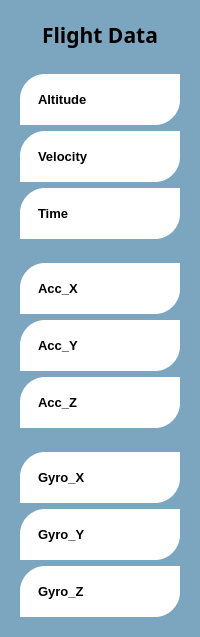
                  <widget class="QFrame" name="frame_48">
                   <property name="styleSheet">
                    <string notr="true">background-color:rgb(124, 166, 192);
border-radius:20px
</string>
                   </property>
                   <property name="frameShape">
                    <enum>QFrame::StyledPanel</enum>
                   </property>
                   <property name="frameShadow">
                    <enum>QFrame::Raised</enum>
                   </property>
                   <layout class="QVBoxLayout" name="verticalLayout_34" stretch="2,10,10,10">
                    <item>
                     <widget class="QFrame" name="flightdata">
                      <property name="frameShape">
                       <enum>QFrame::StyledPanel</enum>
                      </property>
                      <property name="frameShadow">
                       <enum>QFrame::Raised</enum>
                      </property>
                      <layout class="QGridLayout" name="gridLayout_7">
                       <item row="0" column="0">
                        <widget class="QLabel" name="label_2">
                         <property name="font">
                          <font>
                           <family>Maiandra GD</family>
                           <pointsize>16</pointsize>
                           <weight>75</weight>
                           <bold>true</bold>
                          </font>
                         </property>
                         <property name="text">
                          <string>Flight Data</string>
                         </property>
                         <property name="alignment">
                          <set>Qt::AlignCenter</set>
                         </property>
                        </widget>
                       </item>
                      </layout>
                     </widget>
                    </item>
                    <item>
                     <widget class="QFrame" name="frame_75">
                      <property name="frameShape">
                       <enum>QFrame::StyledPanel</enum>
                      </property>
                      <property name="frameShadow">
                       <enum>QFrame::Raised</enum>
                      </property>
                      <layout class="QVBoxLayout" name="verticalLayout_38">
                       <item>
                        <widget class="QFrame" name="frame_76">
                         <property name="styleSheet">
                          <string notr="true">background:white;
border-top-left-radius:25px;
border-bottom-left-radius:0px;
border-bottom-right-radius:25px;
border-top-right-radius:0px;</string>
                         </property>
                         <property name="frameShape">
                          <enum>QFrame::StyledPanel</enum>
                         </property>
                         <property name="frameShadow">
                          <enum>QFrame::Raised</enum>
                         </property>
                         <layout class="QHBoxLayout" name="horizontalLayout_32">
                          <item>
                           <widget class="QFrame" name="altitude_3">
                            <property name="font">
                             <font>
                              <pointsize>10</pointsize>
                              <weight>75</weight>
                              <bold>true</bold>
                             </font>
                            </property>
                            <property name="frameShape">
                             <enum>QFrame::StyledPanel</enum>
                            </property>
                            <property name="frameShadow">
                             <enum>QFrame::Raised</enum>
                            </property>
                            <layout class="QGridLayout" name="gridLayout_9">
                             <item row="0" column="0">
                              <widget class="QLabel" name="label_4">
                               <property name="font">
                                <font>
                                 <pointsize>10</pointsize>
                                 <weight>75</weight>
                                 <bold>true</bold>
                                </font>
                               </property>
                               <property name="text">
                                <string>Altitude</string>
                               </property>
                              </widget>
                             </item>
                            </layout>
                           </widget>
                          </item>
                          <item>
                           <widget class="QFrame" name="altitudeval">
                            <property name="frameShape">
                             <enum>QFrame::StyledPanel</enum>
                            </property>
                            <property name="frameShadow">
                             <enum>QFrame::Raised</enum>
                            </property>
                           </widget>
                          </item>
                         </layout>
                        </widget>
                       </item>
                       <item>
                        <widget class="QFrame" name="frame_77">
                         <property name="styleSheet">
                          <string notr="true">background:white;
border-top-left-radius:25px;
border-bottom-left-radius:0px;
border-bottom-right-radius:25px;
border-top-right-radius:0px;</string>
                         </property>
                         <property name="frameShape">
                          <enum>QFrame::StyledPanel</enum>
                         </property>
                         <property name="frameShadow">
                          <enum>QFrame::Raised</enum>
                         </property>
                         <layout class="QHBoxLayout" name="horizontalLayout_33">
                          <item>
                           <widget class="QFrame" name="velocity">
                            <property name="frameShape">
                             <enum>QFrame::StyledPanel</enum>
                            </property>
                            <property name="frameShadow">
                             <enum>QFrame::Raised</enum>
                            </property>
                            <layout class="QGridLayout" name="gridLayout_10">
                             <item row="0" column="0">
                              <widget class="QLabel" name="label_5">
                               <property name="font">
                                <font>
                                 <pointsize>10</pointsize>
                                 <weight>75</weight>
                                 <bold>true</bold>
                                </font>
                               </property>
                               <property name="text">
                                <string>Velocity</string>
                               </property>
                              </widget>
                             </item>
                            </layout>
                           </widget>
                          </item>
                          <item>
                           <widget class="QFrame" name="frame_117">
                            <property name="frameShape">
                             <enum>QFrame::StyledPanel</enum>
                            </property>
                            <property name="frameShadow">
                             <enum>QFrame::Raised</enum>
                            </property>
                           </widget>
                          </item>
                         </layout>
                        </widget>
                       </item>
                       <item>
                        <widget class="QFrame" name="frame_78">
                         <property name="styleSheet">
                          <string notr="true">background:white;
border-top-left-radius:25px;
border-bottom-left-radius:0px;
border-bottom-right-radius:25px;
border-top-right-radius:0px;</string>
                         </property>
                         <property name="frameShape">
                          <enum>QFrame::StyledPanel</enum>
                         </property>
                         <property name="frameShadow">
                          <enum>QFrame::Raised</enum>
                         </property>
                         <layout class="QHBoxLayout" name="horizontalLayout_34">
                          <item>
                           <widget class="QFrame" name="time">
                            <property name="frameShape">
                             <enum>QFrame::StyledPanel</enum>
                            </property>
                            <property name="frameShadow">
                             <enum>QFrame::Raised</enum>
                            </property>
                            <layout class="QGridLayout" name="gridLayout_11">
                             <item row="0" column="0">
                              <widget class="QLabel" name="label_6">
                               <property name="font">
                                <font>
                                 <pointsize>10</pointsize>
                                 <weight>75</weight>
                                 <bold>true</bold>
                                </font>
                               </property>
                               <property name="text">
                                <string>Time</string>
                               </property>
                              </widget>
                             </item>
                            </layout>
                           </widget>
                          </item>
                          <item>
                           <widget class="QFrame" name="frame_121">
                            <property name="frameShape">
                             <enum>QFrame::StyledPanel</enum>
                            </property>
                            <property name="frameShadow">
                             <enum>QFrame::Raised</enum>
                            </property>
                           </widget>
                          </item>
                         </layout>
                        </widget>
                       </item>
                      </layout>
                     </widget>
                    </item>
                    <item>
                     <widget class="QFrame" name="frame_62">
                      <property name="frameShape">
                       <enum>QFrame::StyledPanel</enum>
                      </property>
                      <property name="frameShadow">
                       <enum>QFrame::Raised</enum>
                      </property>
                      <layout class="QVBoxLayout" name="verticalLayout_35">
                       <item>
                        <widget class="QFrame" name="frame_66">
                         <property name="styleSheet">
                          <string notr="true">background:white;
border-top-left-radius:25px;
border-bottom-left-radius:0px;
border-bottom-right-radius:25px;
border-top-right-radius:0px;</string>
                         </property>
                         <property name="frameShape">
                          <enum>QFrame::StyledPanel</enum>
                         </property>
                         <property name="frameShadow">
                          <enum>QFrame::Raised</enum>
                         </property>
                         <layout class="QHBoxLayout" name="horizontalLayout_36">
                          <item>
                           <widget class="QFrame" name="accx">
                            <property name="frameShape">
                             <enum>QFrame::StyledPanel</enum>
                            </property>
                            <property name="frameShadow">
                             <enum>QFrame::Raised</enum>
                            </property>
                            <layout class="QGridLayout" name="gridLayout_12">
                             <item row="0" column="0">
                              <widget class="QLabel" name="label_7">
                               <property name="font">
                                <font>
                                 <pointsize>10</pointsize>
                                 <weight>75</weight>
                                 <bold>true</bold>
                                </font>
                               </property>
                               <property name="text">
                                <string>Acc_X</string>
                               </property>
                              </widget>
                             </item>
                            </layout>
                           </widget>
                          </item>
                          <item>
                           <widget class="QFrame" name="frame_120">
                            <property name="frameShape">
                             <enum>QFrame::StyledPanel</enum>
                            </property>
                            <property name="frameShadow">
                             <enum>QFrame::Raised</enum>
                            </property>
                           </widget>
                          </item>
                         </layout>
                        </widget>
                       </item>
                       <item>
                        <widget class="QFrame" name="frame_67">
                         <property name="styleSheet">
                          <string notr="true">background:white;
border-top-left-radius:25px;
border-bottom-left-radius:0px;
border-bottom-right-radius:25px;
border-top-right-radius:0px;</string>
                         </property>
                         <property name="frameShape">
                          <enum>QFrame::StyledPanel</enum>
                         </property>
                         <property name="frameShadow">
                          <enum>QFrame::Raised</enum>
                         </property>
                         <layout class="QHBoxLayout" name="horizontalLayout_38">
                          <item>
                           <widget class="QFrame" name="accy">
                            <property name="frameShape">
                             <enum>QFrame::StyledPanel</enum>
                            </property>
                            <property name="frameShadow">
                             <enum>QFrame::Raised</enum>
                            </property>
                            <layout class="QGridLayout" name="gridLayout_13">
                             <item row="0" column="0">
                              <widget class="QLabel" name="label_8">
                               <property name="font">
                                <font>
                                 <pointsize>10</pointsize>
                                 <weight>75</weight>
                                 <bold>true</bold>
                                </font>
                               </property>
                               <property name="text">
                                <string>Acc_Y</string>
                               </property>
                              </widget>
                             </item>
                            </layout>
                           </widget>
                          </item>
                          <item>
                           <widget class="QFrame" name="frame_124">
                            <property name="frameShape">
                             <enum>QFrame::StyledPanel</enum>
                            </property>
                            <property name="frameShadow">
                             <enum>QFrame::Raised</enum>
                            </property>
                           </widget>
                          </item>
                         </layout>
                        </widget>
                       </item>
                       <item>
                        <widget class="QFrame" name="frame_68">
                         <property name="styleSheet">
                          <string notr="true">background:white;
border-top-left-radius:25px;
border-bottom-left-radius:0px;
border-bottom-right-radius:25px;
border-top-right-radius:0px;</string>
                         </property>
                         <property name="frameShape">
                          <enum>QFrame::StyledPanel</enum>
                         </property>
                         <property name="frameShadow">
                          <enum>QFrame::Raised</enum>
                         </property>
                         <layout class="QHBoxLayout" name="horizontalLayout_39">
                          <item>
                           <widget class="QFrame" name="accz">
                            <property name="frameShape">
                             <enum>QFrame::StyledPanel</enum>
                            </property>
                            <property name="frameShadow">
                             <enum>QFrame::Raised</enum>
                            </property>
                            <layout class="QGridLayout" name="gridLayout_14">
                             <item row="0" column="0">
                              <widget class="QLabel" name="label_21">
                               <property name="font">
                                <font>
                                 <pointsize>10</pointsize>
                                 <weight>75</weight>
                                 <bold>true</bold>
                                </font>
                               </property>
                               <property name="text">
                                <string>Acc_Z</string>
                               </property>
                              </widget>
                             </item>
                            </layout>
                           </widget>
                          </item>
                          <item>
                           <widget class="QFrame" name="frame_126">
                            <property name="frameShape">
                             <enum>QFrame::StyledPanel</enum>
                            </property>
                            <property name="frameShadow">
                             <enum>QFrame::Raised</enum>
                            </property>
                           </widget>
                          </item>
                         </layout>
                        </widget>
                       </item>
                      </layout>
                     </widget>
                    </item>
                    <item>
                     <widget class="QFrame" name="frame_63">
                      <property name="frameShape">
                       <enum>QFrame::StyledPanel</enum>
                      </property>
                      <property name="frameShadow">
                       <enum>QFrame::Raised</enum>
                      </property>
                      <layout class="QVBoxLayout" name="verticalLayout_36">
                       <item>
                        <widget class="QFrame" name="frame_69">
                         <property name="styleSheet">
                          <string notr="true">background:white;
border-top-left-radius:25px;
border-bottom-left-radius:0px;
border-bottom-right-radius:25px;
border-top-right-radius:0px;</string>
                         </property>
                         <property name="frameShape">
                          <enum>QFrame::StyledPanel</enum>
                         </property>
                         <property name="frameShadow">
                          <enum>QFrame::Raised</enum>
                         </property>
                         <layout class="QHBoxLayout" name="horizontalLayout_40">
                          <item>
                           <widget class="QFrame" name="gyrox">
                            <property name="frameShape">
                             <enum>QFrame::StyledPanel</enum>
                            </property>
                            <property name="frameShadow">
                             <enum>QFrame::Raised</enum>
                            </property>
                            <layout class="QGridLayout" name="gridLayout_15">
                             <item row="0" column="0">
                              <widget class="QLabel" name="label_22">
                               <property name="font">
                                <font>
                                 <pointsize>10</pointsize>
                                 <weight>75</weight>
                                 <bold>true</bold>
                                </font>
                               </property>
                               <property name="text">
                                <string>Gyro_X</string>
                               </property>
                              </widget>
                             </item>
                            </layout>
                           </widget>
                          </item>
                          <item>
                           <widget class="QFrame" name="frame_128">
                            <property name="frameShape">
                             <enum>QFrame::StyledPanel</enum>
                            </property>
                            <property name="frameShadow">
                             <enum>QFrame::Raised</enum>
                            </property>
                           </widget>
                          </item>
                         </layout>
                        </widget>
                       </item>
                       <item>
                        <widget class="QFrame" name="frame_70">
                         <property name="styleSheet">
                          <string notr="true">background:white;
border-top-left-radius:25px;
border-bottom-left-radius:0px;
border-bottom-right-radius:25px;
border-top-right-radius:0px;</string>
                         </property>
                         <property name="frameShape">
                          <enum>QFrame::StyledPanel</enum>
                         </property>
                         <property name="frameShadow">
                          <enum>QFrame::Raised</enum>
                         </property>
                         <layout class="QHBoxLayout" name="horizontalLayout_41">
                          <item>
                           <widget class="QFrame" name="gyroy">
                            <property name="frameShape">
                             <enum>QFrame::StyledPanel</enum>
                            </property>
                            <property name="frameShadow">
                             <enum>QFrame::Raised</enum>
                            </property>
                            <layout class="QGridLayout" name="gridLayout_16">
                             <item row="0" column="0">
                              <widget class="QLabel" name="label_23">
                               <property name="font">
                                <font>
                                 <pointsize>10</pointsize>
                                 <weight>75</weight>
                                 <bold>true</bold>
                                </font>
                               </property>
                               <property name="text">
                                <string>Gyro_Y</string>
                               </property>
                              </widget>
                             </item>
                            </layout>
                           </widget>
                          </item>
                          <item>
                           <widget class="QFrame" name="frame_130">
                            <property name="frameShape">
                             <enum>QFrame::StyledPanel</enum>
                            </property>
                            <property name="frameShadow">
                             <enum>QFrame::Raised</enum>
                            </property>
                           </widget>
                          </item>
                         </layout>
                        </widget>
                       </item>
                       <item>
                        <widget class="QFrame" name="frame_71">
                         <property name="whatsThis">
                          <string>&lt;html&gt;&lt;head/&gt;&lt;body&gt;&lt;p&gt;background:white;&lt;/p&gt;&lt;p&gt;border-top-left-radius:25px;&lt;/p&gt;&lt;p&gt;border-bottom-left-radius:0px;&lt;/p&gt;&lt;p&gt;border-bottom-right-radius:25px;&lt;/p&gt;&lt;p&gt;border-top-right-radius:0px;&lt;/p&gt;&lt;/body&gt;&lt;/html&gt;</string>
                         </property>
                         <property name="styleSheet">
                          <string notr="true">background:white;
border-top-left-radius:25px;
border-bottom-left-radius:0px;
border-bottom-right-radius:25px;
border-top-right-radius:0px;</string>
                         </property>
                         <property name="frameShape">
                          <enum>QFrame::StyledPanel</enum>
                         </property>
                         <property name="frameShadow">
                          <enum>QFrame::Raised</enum>
                         </property>
                         <layout class="QHBoxLayout" name="horizontalLayout_42">
                          <item>
                           <widget class="QFrame" name="gyroz">
                            <property name="frameShape">
                             <enum>QFrame::StyledPanel</enum>
                            </property>
                            <property name="frameShadow">
                             <enum>QFrame::Raised</enum>
                            </property>
                            <layout class="QGridLayout" name="gridLayout_17">
                             <item row="0" column="0">
                              <widget class="QLabel" name="label_24">
                               <property name="font">
                                <font>
                                 <pointsize>10</pointsize>
                                 <weight>75</weight>
                                 <bold>true</bold>
                                </font>
                               </property>
                               <property name="text">
                                <string>Gyro_Z</string>
                               </property>
                              </widget>
                             </item>
                            </layout>
                           </widget>
                          </item>
                          <item>
                           <widget class="QFrame" name="frame_132">
                            <property name="frameShape">
                             <enum>QFrame::StyledPanel</enum>
                            </property>
                            <property name="frameShadow">
                             <enum>QFrame::Raised</enum>
                            </property>
                           </widget>
                          </item>
                         </layout>
                        </widget>
                       </item>
                      </layout>
                     </widget>
                    </item>
                   </layout>
                  </widget>
